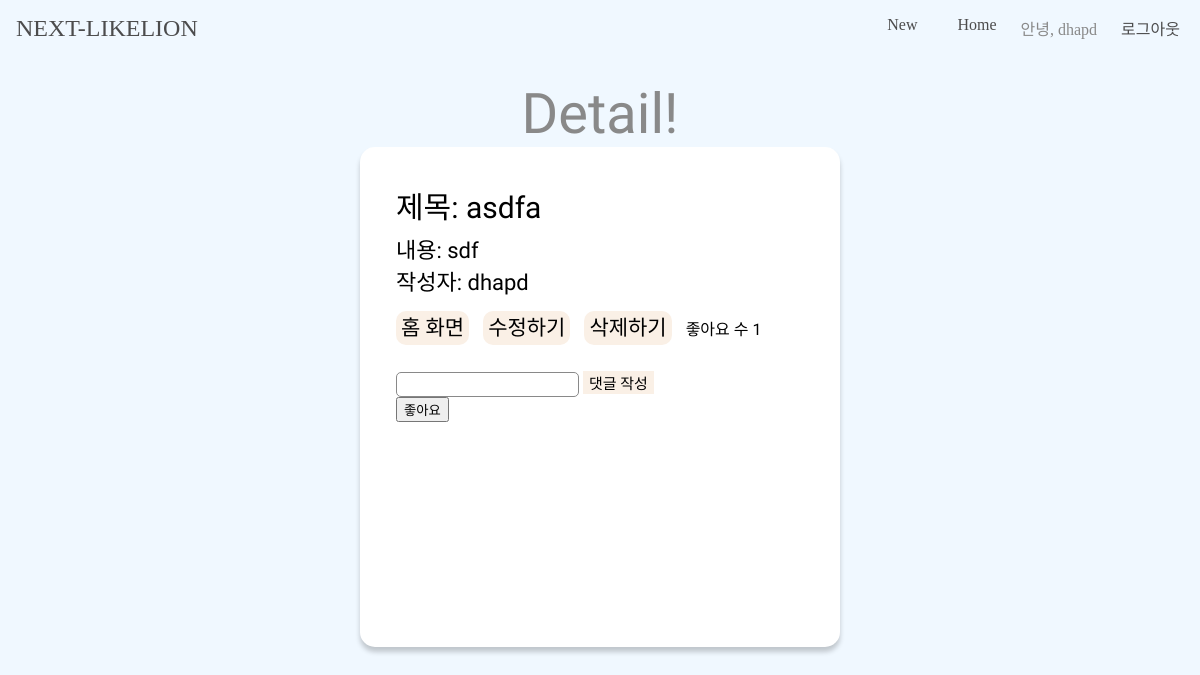
The page /detail/2 (signed in) on the database its author committed.
### app/models.py (models this page shows, shortened)
class Post(models.Model):
   title = models.CharField(max_length=50)
   content = models.TextField()
   author = models.ForeignKey(User, on_delete=models.CASCADE, related_name='posts', default=1)

### app/views.py (the view, shortened to what this page needs)
# urls.py: path('detail/<int:post_pk>', views.detail, name='detail'),
@login_required(login_url="/registration/login/")
def detail(request, post_pk):
   post = Post.objects.get(pk=post_pk)
   return render(request, 'detail.html', {'post':post})

### app/templates/detail.html (shortened to what this page needs)
{% extends 'base.html' %} {% block title %} Detail!{% endblock %} {% block css%}
{% load static %}
<link rel="stylesheet" type="text/css" href="{% static 'detail.css' %}" />
{% endblock %} {% block content %}
<div class="detail-post_container">
  <div class="detail_title">제목: {{post.title}}</div>
  <div class="detail_content">내용: {{post.content}}</div>
  <div class="detail_content">작성자: {{post.author.username}}</div>
  <div class="detail-post_btn">
    <a href="{% url 'home' %}">홈 화면</a>
    {% if user.is_authenticated and user.pk == post.author.pk %}
    <a href="{% url 'edit' post.pk %}">수정하기</a>
    <a href="{% url 'delete' post.pk %}">삭제하기</a>{% endif %}
    <span class="like-count">좋아요 수 {{ post.likes.count }}</span>
  </div>
  <form action="" method="POST">
    <input type="text" name="content" />
    <button type="submit">댓글 작성</button>
  </form>
  <button class="like-button">좋아요</button>
</div>
{% endblock %}

### app/templates/base.html (shortened to what this page needs)
<!DOCTYPE html>
<html lang="en">
  <head>
    {% load static %}
    <link rel="stylesheet" type="text/css" href="{% static 'base.css' %}" />
    {% block css %} {% endblock css %}
  </head>
  <body>
    <nav id="navbar">
      <div class="navbar__logo">
        <a href="#">NEXT-LIKELION</a>
      </div>
      <ul class="navbar__menu">
        <li class="navbar__menu__item">
          <a href="{% url 'new' %}">New</a>
        </li>
        <li class="navbar__menu__item">
          <a href="{% url 'home' %}">Home</a>
        </li>
        {% if user.is_authenticated %}
        <span class="navbar__menu__item">안녕, {{user.username}}</span>
        <li class="navbar__menu__item">
          <a href="{% url 'logout'%}">로그아웃</a>
        </li>
        {% endif %}
      </ul>
    </nav>
    <div class="title">{% block title %} {% endblock title %}</div>
    <div class="container">{% block content %} {% endblock content %}</div>
  </body>
</html>

### app/static/base.css (style rules this page uses)
:root { --color-white: #ffffff; --color-dark-grey: #8f8f8f; --color-light-grey: #ebebeb; --color-blue: #668efd; --color-black: #4c4c4d; --font-large: 48px; --font-medium: 28px; --font-regular: 18px; --font-small: 16px; --font-micro: 14px; --weight-bold: 700; --weight-semi-bold: 500; --weight-regular: 400; --size-border-radius: 4px; }
body { margin: 0; width: 100%; background-color: aliceblue; }
.title { text-align: center; margin-top: 25px; font-size: 3.5rem; color: #898989; font-family: "Koulen", cursive; }
.container { width: 100%; display: flex; justify-content: center; }
a { text-decoration: none; color: var(--color-black); }
ul { list-style: none; padding-left: 0; }
#navbar { width: 100%; display: flex; justify-content: space-between; align-items: center; transition: all 300ms ease-in-out; z-index: 1; color: #898989; }
.navbar__logo { padding: 8px 16px; font-size: 24px; }
.navbar__menu { display: flex; padding-left: 0; }
.navbar__menu .navbar__menu__item { margin: 0 4px; cursor: pointer; color: #898989; }
.navbar__menu .navbar__menu__item a { padding: 8px 16px; }

### app/static/detail.css (style rules this page uses)
body { margin:0; width: 100%; background-color:aliceblue; }
.title { text-align:center; margin-top:25px; font-size:3.5rem; color:#898989; font-family: 'Koulen', cursive; }
.container { width:100%; display:flex; justify-content: center; }
.detail-post_container { background-color:white; width:40%; box-sizing:border-box; height:500px; border-radius:15px; box-shadow:0 5px 5px 0 rgba(0, 0, 0, 0.2); padding:3%; font-family: 'Jua', sans-serif; }
.detail_title { font-weight:300; margin-bottom:5px; font-size:30px; }
.detail_content { font-size:22px; }
.detail-post_btn { margin-top:15px; margin-bottom:30px; }
.detail-post_btn > a { color:black; text-decoration:none; padding:5px; background-color:linen; font-size:21px; margin-right:10px; border-radius: 10px; }
form > input { box-sizing:border-box; border: 1px solid #898989; border-radius:5px; height:25px; }
form > button { background-color:linen; border:none; font-family: 'Jua', sans-serif; font-size:15px; }
li > a { text-decoration:none; }

### rows shown on the page
Post: title "asdfa", content "sdf", author.username "dhapd", likes.count "1"

### other values the page prints
{{ user.username }} "dhapd"
